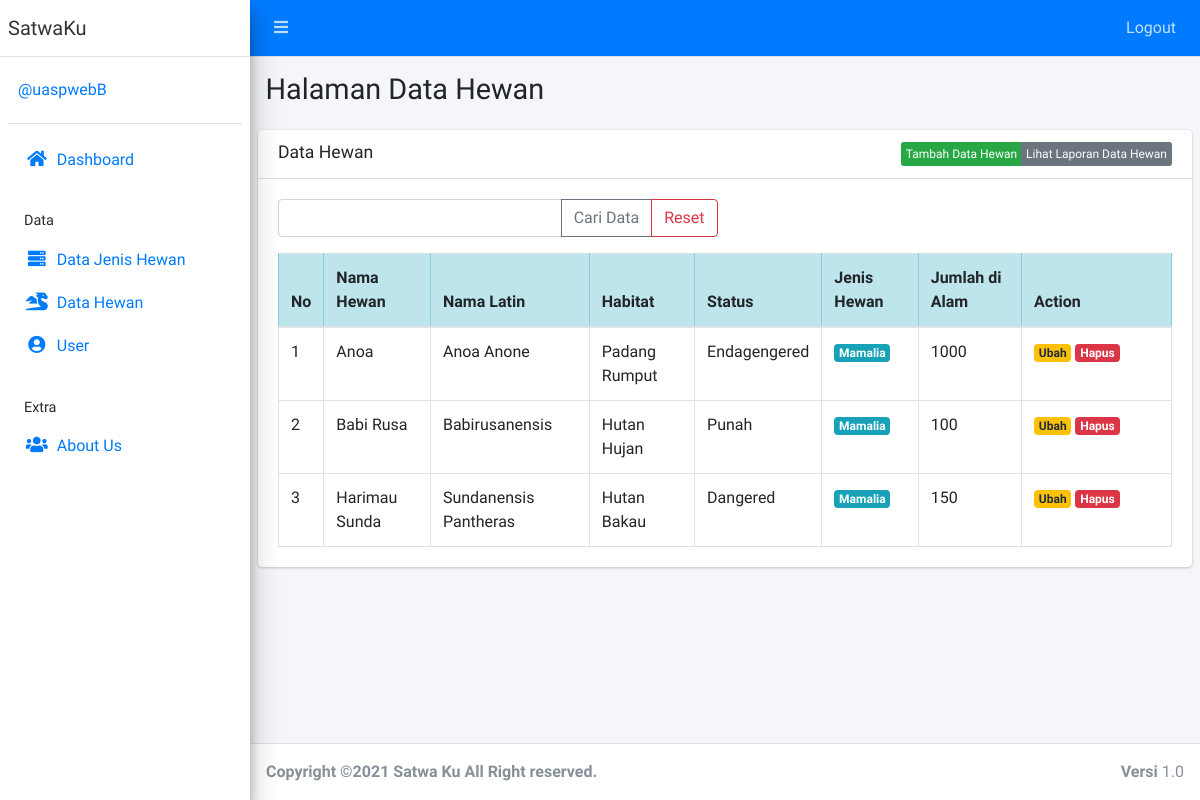
The app's page /public/hewan (signed in), older data.
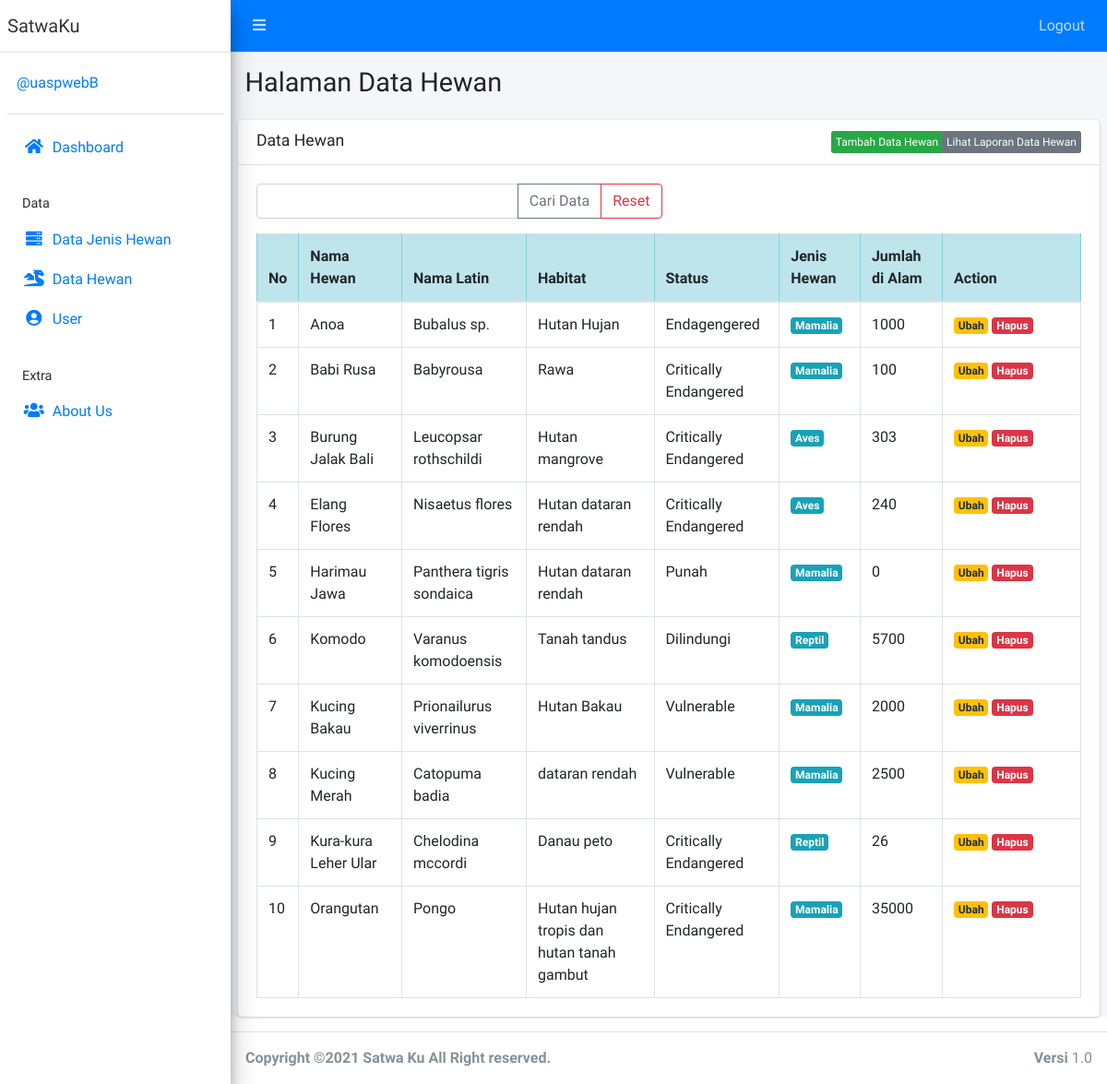
The same page, newer data.
### tables this page shows
CREATE TABLE `hewan` (
  `id` int(11) NOT NULL,
  `nama_hewan` varchar(50) NOT NULL,
  `nama_latin` varchar(50) DEFAULT NULL,
  `habitat` varchar(50) DEFAULT NULL,
  `status` varchar(50) DEFAULT NULL,
  `jenis_id` int(11) DEFAULT NULL,
  `jumlah` int(11) DEFAULT NULL
);

CREATE TABLE `jenis` (
  `id` int(11) NOT NULL,
  `jenis_hewan` varchar(50) NOT NULL
);

### app/core/Controller.php (called while the page is built, shortened)
<?php
class Controller{
	public function view($view, $data = [])
	{
		require_once '../app/views/' . $view . '.php';
	}
	public function model($model)
	{
		return new $model;
	}
}

### app/controllers/Hewan.php (called while the page is built, shortened)
<?php
class Hewan extends Controller {
	public function index()
	{
		$data['title'] = 'Data Hewan';
		$data['hewan'] = $this->model('HewanModel')->getAllHewan();
		$this->view('hewan/index', $data);
	}
}

### app/core/App.php (called while the page is built, shortened)
<?php
class App{
	protected $method = 'index';
	protected $params = [];
	public function __construct(){
		$this->controller = new $this->controller;
		call_user_func_array([$this->controller, $this->method], $this->params);
	}
}

### public/index.php (called while the page is built, shortened)
<?php
$app = new App;

### app/core/Database.php (called while the page is built, shortened)
<?php
class Database{
	private $host = DB_HOST;
	private $user = DB_USER;
	private $pass = DB_PASS;
	private $dbnm = DB_NAME;
	private $dbh;
	private $stmt;
	public function __construct()
	{
		$dsn = 'mysql:host='. $this->host .';dbname='. $this->dbnm;
		$option = [
			PDO::ATTR_PERSISTENT => true,
			PDO::ATTR_ERRMODE => PDO::ERRMODE_EXCEPTION
		];
		try{
			$this->dbh = new PDO($dsn,$this->user,$this->pass, $option);
		}catch(PDOException $e){
			die($e->getMessage());
		}
	}
	public function query($query)
	{
		$this->stmt = $this->dbh->prepare($query);
	}
	public function execute()
	{
		$this->stmt->execute();
	}
	public function resultSet()
	{
		$this->execute();
		return $this->stmt->fetchAll(PDO::FETCH_ASSOC);
	}
}

### app/models/HewanModel.php (called while the page is built, shortened)
<?php
class HewanModel {
	private $table = 'hewan';
	private $db;
	public function __construct()
	{
		$this->db = new Database;
	}
	public function getAllHewan()
	{
		$this->db->query("SELECT hewan.*, jenis.jenis_hewan FROM " . $this->table . " JOIN jenis ON jenis.id = hewan.jenis_id ORDER BY nama_hewan ASC");
		return $this->db->resultSet();
	}
}

### app/views/hewan/index.php (the view, shortened to what this page needs)
  <div class="content-wrapper">
    <section class="content-header">
      <div class="container-fluid">
        <div class="row mb-2">
          <div class="col-sm-6">
            <h1>Halaman Data Hewan</h1>
          </div>
        </div>
      </div>
    </section>
    <section class="content">
      <div class="card">
        <div class="card-header">
          <h3 class="card-title"><?= $data['title'] ?></h3> <div class="btn-group float-right"><a href="<?= base_url; ?>/hewan/tambah" class="btn float-right btn-xs btn btn-success">Tambah Data Hewan</a><a href="<?= base_url; ?>/hewan/lihatlaporan" class="btn float-right btn-xs btn btn-secondary">Lihat Laporan Data Hewan</a></div>
        </div>
        <div class="card-body">
      <form action="<?= base_url; ?>/hewan/cari" method="post">
 <div class="row mb-3">
    <div class="col-lg-6">
      <div class="input-group">
        <input type="text" class="form-control" placeholder="" name="key" >
    <div class="input-group-append">
          <button class="btn btn-outline-secondary" type="submit">Cari Data</button>
          <a class="btn btn-outline-danger" href="<?= base_url; ?>/hewan" >Reset</a>
    </div>
  </div>
  </div>
</div>
    </form>
          <table class="table table-bordered">
                  <thead class="table-info">
                    <tr>
                      <th style="width: 10px">No</th>
                      <th>Nama Hewan</th>
                      <th>Nama Latin</th>
                      <th>Habitat</th>
                      <th>Status</th>
                      <th>Jenis Hewan</th>
                      <th>Jumlah di Alam</th>
                      <th style="width: 150px">Action</th>
                    </tr>
                  </thead>
                  <tbody>
                  <?php $no=1; ?>
                    <?php foreach ($data['hewan'] as $row) :?>
                    <tr>
                      <td><?= $no; ?></td>
                      <td><?= $row['nama_hewan'];?></td>
                      <td><?= $row['nama_latin'];?></td>
                      <td><?= $row['habitat'];?></td>
                      <td><?= $row['status'];?></td>
                      <td><div class="badge badge-info"><?= $row['jenis_hewan'];?></div></td>
                      <td><?= $row['jumlah'];?></td>
                      <td>
                        <a href="<?= base_url; ?>/hewan/edit/<?= $row['id'] ?>" class="badge badge-warning">Ubah</a> <a href="<?= base_url; ?>/hewan/hapus/<?= $row['id'] ?>" class="badge badge-danger" onclick="return confirm('Hapus data?');">Hapus</a>
                      </td>
                    </tr>
                    <?php $no++; endforeach; ?>
                  </tbody>
                </table>
        </div>
      </div>
    </section>
  </div>

Row changes from the older to the newer data that the page shows:
changed hewan "Anoa": nama_latin "Anoa Anone" → "Bubalus sp."; habitat "Padang Rumput" → "Hutan Hujan"
changed hewan "Babi Rusa": nama_latin "Babirusanensis" → "Babyrousa"; habitat "Hutan Hujan" → "Rawa"; status "Punah" → "Critically Endangered"
added hewan: nama_hewan "Burung Jalak Bali", nama_latin "Leucopsar rothschildi", habitat "Hutan mangrove", status "Critically Endangered", jenis.jenis_hewan "Aves", jumlah "303"
added hewan: nama_hewan "Elang Flores", nama_latin "Nisaetus flores", habitat "Hutan dataran rendah", status "Critically Endangered", jenis.jenis_hewan "Aves", jumlah "240"
changed hewan: nama_hewan "Harimau Sunda" → "Harimau Jawa"; nama_latin "Sundanensis Pantheras" → "Panthera tigris sondaica"; habitat "Hutan Bakau" → "Hutan dataran rendah"; status "Dangered" → "Punah"; jumlah "150" → "0"
added hewan: nama_hewan "Komodo", nama_latin "Varanus komodoensis", habitat "Tanah tandus", status "Dilindungi", jenis.jenis_hewan "Reptil", jumlah "5700"
added hewan: nama_hewan "Kucing Bakau", nama_latin "Prionailurus viverrinus", habitat "Hutan Bakau", status "Vulnerable", jenis.jenis_hewan "Mamalia", jumlah "2000"
added hewan: nama_hewan "Kucing Merah", nama_latin "Catopuma badia", habitat "dataran rendah", status "Vulnerable", jenis.jenis_hewan "Mamalia", jumlah "2500"
added hewan: nama_hewan "Kura-kura Leher Ular", nama_latin "Chelodina mccordi", habitat "Danau peto", status "Critically Endangered", jenis.jenis_hewan "Reptil", jumlah "26"
added hewan: nama_hewan "Orangutan", nama_latin "Pongo", habitat "Hutan hujan tropis dan hutan tanah gambut", status "Critically Endangered", jenis.jenis_hewan "Mamalia", jumlah "35000"
